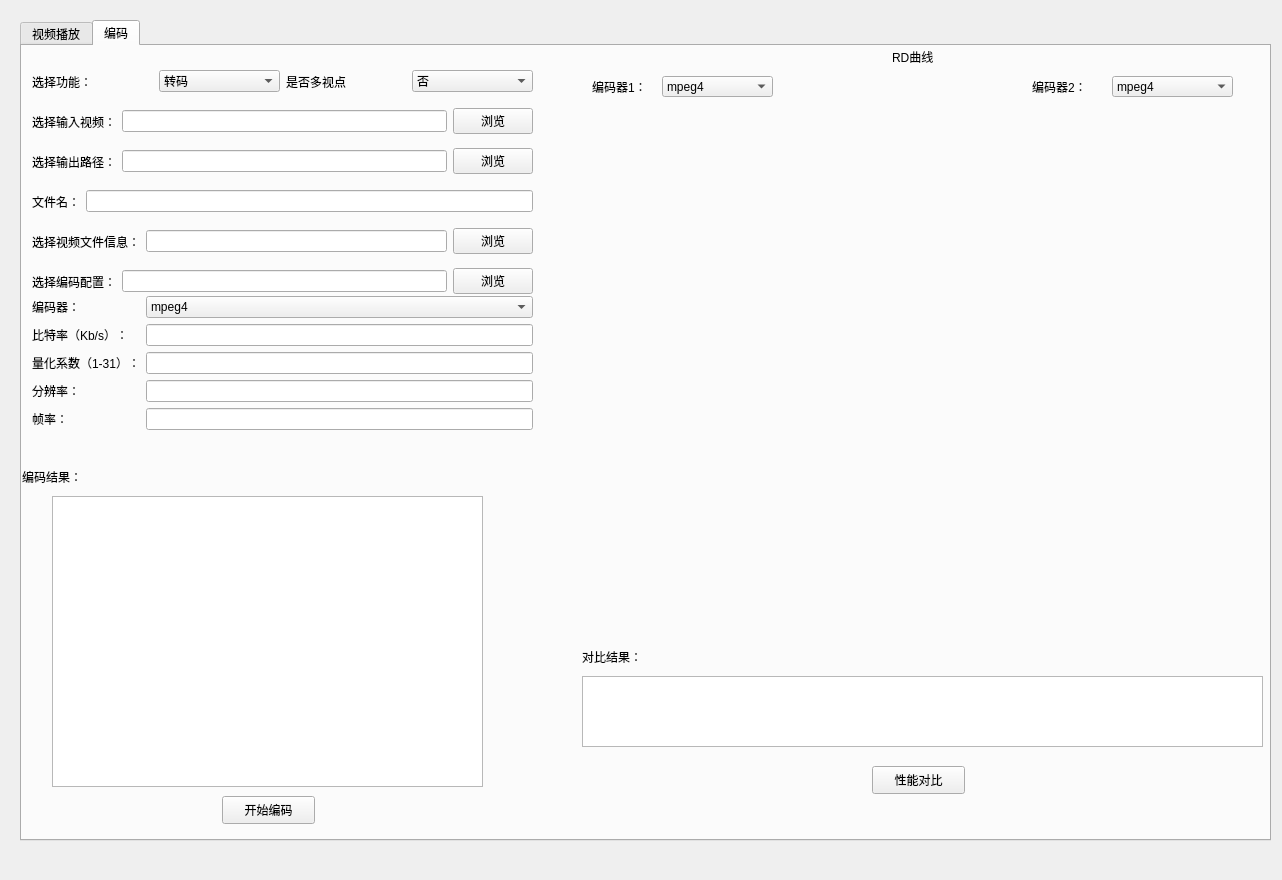
<?xml version="1.0" encoding="UTF-8"?>
<ui version="4.0">
 <class>MainWindow</class>
 <widget class="QMainWindow" name="MainWindow">
  <property name="geometry">
   <rect>
    <x>0</x>
    <y>0</y>
    <width>1282</width>
    <height>880</height>
   </rect>
  </property>
  <property name="tabletTracking">
   <bool>true</bool>
  </property>
  <property name="windowTitle">
   <string>MainWindow</string>
  </property>
  <widget class="QWidget" name="centralwidget">
   <widget class="QTabWidget" name="tabWidget">
    <property name="geometry">
     <rect>
      <x>20</x>
      <y>20</y>
      <width>1251</width>
      <height>821</height>
     </rect>
    </property>
    <property name="currentIndex">
     <number>1</number>
    </property>
    <widget class="QWidget" name="tabWidgetPage1">
     <attribute name="title">
      <string>视频播放</string>
     </attribute>
     <widget class="QWidget" name="horizontalLayoutWidget_5">
      <property name="geometry">
       <rect>
        <x>10</x>
        <y>10</y>
        <width>451</width>
        <height>31</height>
       </rect>
      </property>
      <layout class="QHBoxLayout" name="horizontalLayout_5">
       <item>
        <widget class="QLabel" name="label1_2">
         <property name="text">
          <string>选择播放的视频：</string>
         </property>
        </widget>
       </item>
       <item>
        <widget class="QLineEdit" name="playInput"/>
       </item>
       <item>
        <widget class="QPushButton" name="playscanButton">
         <property name="text">
          <string>浏览</string>
         </property>
        </widget>
       </item>
      </layout>
     </widget>
     <widget class="QPushButton" name="playButton">
      <property name="geometry">
       <rect>
        <x>350</x>
        <y>750</y>
        <width>93</width>
        <height>28</height>
       </rect>
      </property>
      <property name="text">
       <string>播放</string>
      </property>
     </widget>
     <widget class="QPushButton" name="stopButton">
      <property name="geometry">
       <rect>
        <x>700</x>
        <y>750</y>
        <width>93</width>
        <height>28</height>
       </rect>
      </property>
      <property name="text">
       <string>暂停/继续</string>
      </property>
     </widget>
     <widget class="QWidget" name="verticalLayoutWidget">
      <property name="geometry">
       <rect>
        <x>40</x>
        <y>60</y>
        <width>1141</width>
        <height>651</height>
       </rect>
      </property>
      <layout class="QVBoxLayout" name="playLayout"/>
     </widget>
     <widget class="QLabel" name="videoNowTime">
      <property name="geometry">
       <rect>
        <x>10</x>
        <y>720</y>
        <width>51</width>
        <height>29</height>
       </rect>
      </property>
      <property name="text">
       <string>00：00</string>
      </property>
     </widget>
     <widget class="QLabel" name="videoEndTime">
      <property name="geometry">
       <rect>
        <x>1190</x>
        <y>710</y>
        <width>51</width>
        <height>29</height>
       </rect>
      </property>
      <property name="text">
       <string/>
      </property>
     </widget>
     <widget class="QSlider" name="videoslider">
      <property name="geometry">
       <rect>
        <x>70</x>
        <y>720</y>
        <width>1101</width>
        <height>22</height>
       </rect>
      </property>
      <property name="maximum">
       <number>100</number>
      </property>
      <property name="orientation">
       <enum>Qt::Horizontal</enum>
      </property>
     </widget>
     <widget class="QTextBrowser" name="videoInfo">
      <property name="geometry">
       <rect>
        <x>490</x>
        <y>10</y>
        <width>691</width>
        <height>31</height>
       </rect>
      </property>
     </widget>
    </widget>
    <widget class="QWidget" name="tabWidgetPage2">
     <attribute name="title">
      <string>编码</string>
     </attribute>
     <widget class="QWidget" name="formLayoutWidget">
      <property name="geometry">
       <rect>
        <x>10</x>
        <y>250</y>
        <width>501</width>
        <height>161</height>
       </rect>
      </property>
      <layout class="QFormLayout" name="formLayout">
       <item row="0" column="0">
        <widget class="QLabel" name="coder">
         <property name="text">
          <string>编码器：</string>
         </property>
        </widget>
       </item>
       <item row="0" column="1">
        <widget class="QComboBox" name="code_type">
         <item>
          <property name="text">
           <string>mpeg4</string>
          </property>
         </item>
         <item>
          <property name="text">
           <string>libx264</string>
          </property>
         </item>
         <item>
          <property name="text">
           <string>libx265</string>
          </property>
         </item>
        </widget>
       </item>
       <item row="1" column="0">
        <widget class="QLabel" name="codeRate">
         <property name="text">
          <string>比特率（Kb/s）：</string>
         </property>
        </widget>
       </item>
       <item row="1" column="1">
        <widget class="QLineEdit" name="code_rate"/>
       </item>
       <item row="2" column="0">
        <widget class="QLabel" name="Qscale">
         <property name="text">
          <string>量化系数（1-31）：</string>
         </property>
        </widget>
       </item>
       <item row="2" column="1">
        <widget class="QLineEdit" name="QscaleInput"/>
       </item>
       <item row="3" column="0">
        <widget class="QLabel" name="resolution">
         <property name="text">
          <string>分辨率：</string>
         </property>
        </widget>
       </item>
       <item row="4" column="0">
        <widget class="QLabel" name="frequency">
         <property name="text">
          <string>帧率：</string>
         </property>
        </widget>
       </item>
       <item row="4" column="1">
        <widget class="QLineEdit" name="frequencyInput"/>
       </item>
       <item row="3" column="1">
        <widget class="QLineEdit" name="resolutionInput"/>
       </item>
      </layout>
     </widget>
     <widget class="QLabel" name="RDresult">
      <property name="geometry">
       <rect>
        <x>870</x>
        <y>0</y>
        <width>51</width>
        <height>21</height>
       </rect>
      </property>
      <property name="text">
       <string>RD曲线</string>
      </property>
     </widget>
     <widget class="QLabel" name="RDLabel">
      <property name="geometry">
       <rect>
        <x>560</x>
        <y>60</y>
        <width>661</width>
        <height>471</height>
       </rect>
      </property>
      <property name="tabletTracking">
       <bool>false</bool>
      </property>
      <property name="focusPolicy">
       <enum>Qt::TabFocus</enum>
      </property>
      <property name="text">
       <string/>
      </property>
      <property name="textFormat">
       <enum>Qt::AutoText</enum>
      </property>
      <property name="scaledContents">
       <bool>false</bool>
      </property>
      <property name="wordWrap">
       <bool>false</bool>
      </property>
      <property name="margin">
       <number>0</number>
      </property>
     </widget>
     <widget class="QPushButton" name="RDPlotButton">
      <property name="geometry">
       <rect>
        <x>850</x>
        <y>720</y>
        <width>93</width>
        <height>28</height>
       </rect>
      </property>
      <property name="text">
       <string>性能对比</string>
      </property>
     </widget>
     <widget class="QPushButton" name="startbutton">
      <property name="geometry">
       <rect>
        <x>200</x>
        <y>750</y>
        <width>93</width>
        <height>28</height>
       </rect>
      </property>
      <property name="text">
       <string>开始编码</string>
      </property>
     </widget>
     <widget class="QTextBrowser" name="result">
      <property name="geometry">
       <rect>
        <x>30</x>
        <y>450</y>
        <width>431</width>
        <height>291</height>
       </rect>
      </property>
     </widget>
     <widget class="QLabel" name="coderesult">
      <property name="geometry">
       <rect>
        <x>0</x>
        <y>420</y>
        <width>141</width>
        <height>21</height>
       </rect>
      </property>
      <property name="text">
       <string>编码结果：</string>
      </property>
     </widget>
     <widget class="QWidget" name="horizontalLayoutWidget_2">
      <property name="geometry">
       <rect>
        <x>10</x>
        <y>60</y>
        <width>501</width>
        <height>31</height>
       </rect>
      </property>
      <layout class="QHBoxLayout" name="horizontalLayout_2">
       <item>
        <widget class="QLabel" name="label1">
         <property name="text">
          <string>选择输入视频：</string>
         </property>
        </widget>
       </item>
       <item>
        <widget class="QLineEdit" name="input1"/>
       </item>
       <item>
        <widget class="QPushButton" name="inputbutton">
         <property name="text">
          <string>浏览</string>
         </property>
        </widget>
       </item>
      </layout>
     </widget>
     <widget class="QWidget" name="horizontalLayoutWidget_4">
      <property name="geometry">
       <rect>
        <x>10</x>
        <y>100</y>
        <width>501</width>
        <height>31</height>
       </rect>
      </property>
      <layout class="QHBoxLayout" name="horizontalLayout_4">
       <item>
        <widget class="QLabel" name="label2">
         <property name="text">
          <string>选择输出路径：</string>
         </property>
        </widget>
       </item>
       <item>
        <widget class="QLineEdit" name="input2"/>
       </item>
       <item>
        <widget class="QPushButton" name="outputbutton">
         <property name="text">
          <string>浏览</string>
         </property>
        </widget>
       </item>
      </layout>
     </widget>
     <widget class="QWidget" name="horizontalLayoutWidget">
      <property name="geometry">
       <rect>
        <x>10</x>
        <y>140</y>
        <width>501</width>
        <height>31</height>
       </rect>
      </property>
      <layout class="QHBoxLayout" name="horizontalLayout">
       <item>
        <widget class="QLabel" name="filename">
         <property name="text">
          <string>文件名：</string>
         </property>
        </widget>
       </item>
       <item>
        <widget class="QLineEdit" name="filenameinput"/>
       </item>
      </layout>
     </widget>
     <widget class="QTextBrowser" name="compareResult">
      <property name="geometry">
       <rect>
        <x>560</x>
        <y>630</y>
        <width>681</width>
        <height>71</height>
       </rect>
      </property>
     </widget>
     <widget class="QLabel" name="coder_1">
      <property name="geometry">
       <rect>
        <x>570</x>
        <y>30</y>
        <width>60</width>
        <height>21</height>
       </rect>
      </property>
      <property name="text">
       <string>编码器1：</string>
      </property>
     </widget>
     <widget class="QLabel" name="coder_2">
      <property name="geometry">
       <rect>
        <x>1010</x>
        <y>30</y>
        <width>60</width>
        <height>21</height>
       </rect>
      </property>
      <property name="text">
       <string>编码器2：</string>
      </property>
     </widget>
     <widget class="QComboBox" name="code_type_1">
      <property name="geometry">
       <rect>
        <x>640</x>
        <y>30</y>
        <width>111</width>
        <height>21</height>
       </rect>
      </property>
      <item>
       <property name="text">
        <string>mpeg4</string>
       </property>
      </item>
      <item>
       <property name="text">
        <string>libx264</string>
       </property>
      </item>
      <item>
       <property name="text">
        <string>libx265</string>
       </property>
      </item>
     </widget>
     <widget class="QComboBox" name="code_type_2">
      <property name="geometry">
       <rect>
        <x>1090</x>
        <y>30</y>
        <width>121</width>
        <height>21</height>
       </rect>
      </property>
      <item>
       <property name="text">
        <string>mpeg4</string>
       </property>
      </item>
      <item>
       <property name="text">
        <string>libx264</string>
       </property>
      </item>
      <item>
       <property name="text">
        <string>libx265</string>
       </property>
      </item>
     </widget>
     <widget class="QWidget" name="horizontalLayoutWidget_3">
      <property name="geometry">
       <rect>
        <x>10</x>
        <y>20</y>
        <width>501</width>
        <height>31</height>
       </rect>
      </property>
      <layout class="QHBoxLayout" name="horizontalLayout_3">
       <item>
        <widget class="QLabel" name="label1_10">
         <property name="text">
          <string>选择功能：</string>
         </property>
        </widget>
       </item>
       <item>
        <widget class="QComboBox" name="Function">
         <item>
          <property name="text">
           <string>转码</string>
          </property>
         </item>
         <item>
          <property name="text">
           <string>编码</string>
          </property>
         </item>
        </widget>
       </item>
       <item>
        <widget class="QLabel" name="label1_9">
         <property name="text">
          <string>是否多视点</string>
         </property>
        </widget>
       </item>
       <item>
        <widget class="QComboBox" name="Function_2">
         <item>
          <property name="text">
           <string>否</string>
          </property>
         </item>
         <item>
          <property name="text">
           <string>是</string>
          </property>
         </item>
        </widget>
       </item>
      </layout>
     </widget>
     <widget class="QWidget" name="horizontalLayoutWidget_10">
      <property name="geometry">
       <rect>
        <x>10</x>
        <y>180</y>
        <width>501</width>
        <height>31</height>
       </rect>
      </property>
      <layout class="QHBoxLayout" name="horizontalLayout_30">
       <item>
        <widget class="QLabel" name="label3_8">
         <property name="text">
          <string>选择视频文件信息：</string>
         </property>
        </widget>
       </item>
       <item>
        <widget class="QLineEdit" name="inputInfo"/>
       </item>
       <item>
        <widget class="QPushButton" name="inputInfoButton">
         <property name="text">
          <string>浏览</string>
         </property>
        </widget>
       </item>
      </layout>
     </widget>
     <widget class="QWidget" name="horizontalLayoutWidget_11">
      <property name="geometry">
       <rect>
        <x>10</x>
        <y>220</y>
        <width>501</width>
        <height>31</height>
       </rect>
      </property>
      <layout class="QHBoxLayout" name="horizontalLayout_31">
       <item>
        <widget class="QLabel" name="label3_9">
         <property name="text">
          <string>选择编码配置：</string>
         </property>
        </widget>
       </item>
       <item>
        <widget class="QLineEdit" name="encodeInfo"/>
       </item>
       <item>
        <widget class="QPushButton" name="encodeInfoButton">
         <property name="text">
          <string>浏览</string>
         </property>
        </widget>
       </item>
      </layout>
     </widget>
     <widget class="QLabel" name="coderesult_2">
      <property name="geometry">
       <rect>
        <x>560</x>
        <y>600</y>
        <width>141</width>
        <height>21</height>
       </rect>
      </property>
      <property name="text">
       <string>对比结果：</string>
      </property>
     </widget>
    </widget>
   </widget>
  </widget>
  <widget class="QMenuBar" name="menubar">
   <property name="geometry">
    <rect>
     <x>0</x>
     <y>0</y>
     <width>1282</width>
     <height>26</height>
    </rect>
   </property>
   <property name="defaultUp">
    <bool>false</bool>
   </property>
  </widget>
 </widget>
 <resources/>
 <connections/>
</ui>
